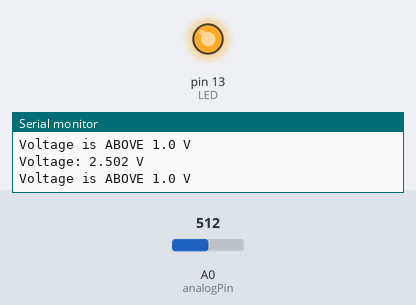
Bench run of a sketch on a simulated Arduino Uno, built with avr-gcc and run on an emulated ATmega328P. Shown: output pins drawn as LEDs (lit = HIGH), the last lines printed to the serial monitor. The inputs (shaded band) are chosen by the test bench; at power-on: A0 (analogPin) = 512.

Above: at 1.3 s.
1.4 s: A0 (analogPin) set to 214
2.9 s: A0 (analogPin) set to 192
At 3.4 s:
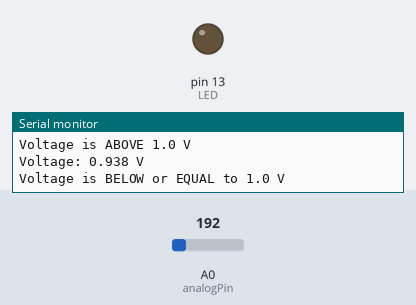
4.5 s: A0 (analogPin) set to 306
At 5.7 s:
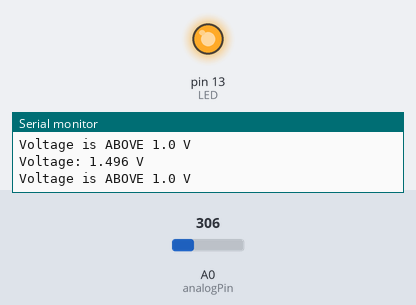
6.0 s: A0 (analogPin) set to 122
At 7.1 s:
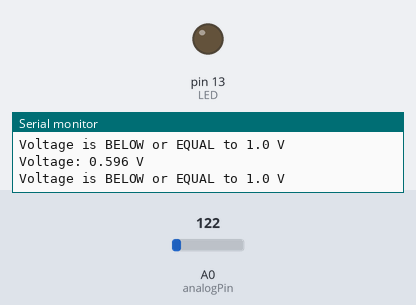
Timing chart, 0 to 8.5 s (numbered marks = the images above; inputs shaded):
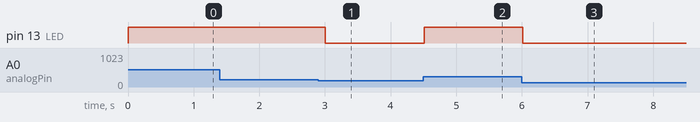

Measured:
- the behaviour switches between 205 and 204 on A0 (analogPin) (found by bisection; images 0 and 1)
- after the input at 2.9 s, pin 13 (LED): HIGH → LOW after 0.11 s
- after the input at 4.5 s, pin 13 (LED): LOW → HIGH at once
- after the input at 6.0 s, pin 13 (LED): HIGH → LOW at once

The sketch:

phtotresistor.ino
```cpp
/*
  Arduino Voltage Threshold Detection
  Reads an analog voltage and checks if it exceeds 1.0 V.
  Works with Arduino UNO (10-bit ADC, 5V reference).
*/

const int analogPin = A0;       // Analog input pin
const float referenceVoltage = 5.0; // ADC reference voltage (V)
const int adcResolution = 1023; // 10-bit ADC max value
const float thresholdVoltage = 1.0; // Voltage threshold (V)
const int LED = 13;

void setup() {
  Serial.begin(9600); // Start serial communication
  pinMode(analogPin, INPUT);
  pinMode(LED, OUTPUT);
}

void loop() {
  // Read raw ADC value
  int rawValue = analogRead(analogPin);

  // Convert ADC value to voltage
  float voltage = (rawValue * referenceVoltage) / adcResolution;

  // Print voltage
  Serial.print("Voltage: ");
  Serial.print(voltage, 3); // 3 decimal places
  Serial.println(" V");

  // Check if voltage exceeds threshold
  if (voltage > thresholdVoltage) {
    Serial.println("Voltage is ABOVE 1.0 V");
    digitalWrite(13,HIGH);

  } else {
    Serial.println("Voltage is BELOW or EQUAL to 1.0 V");
    digitalWrite(13,LOW);
  }

  delay(500); // Delay for readability
}
```
